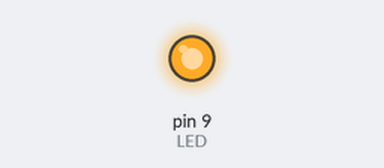
The sketch below on a simulated Arduino Uno, built with avr-gcc and run on an emulated ATmega328P. Parts: output pins drawn as LEDs (lit = HIGH).

Above: at 0.05 s.
At 2.92 s:
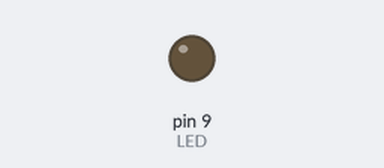
Timing chart, 0 to 3.2 s (numbered marks = the images above):
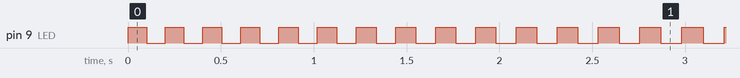

The sketch:

2-2-led_with_changing_blink_rate.ino
```cpp
const int LED = 9;

void setup() {
  // put your setup code here, to run once:
  pinMode(LED, OUTPUT);
}

void loop() {
  // put your main code here, to run repeatedly:
  for (int i = 100; i <= 1000; i++) {
    digitalWrite(LED, HIGH);
    delay(i);
    digitalWrite(LED, LOW);
    delay(i);
  }
}
```

Measured:
- by itself, pin 9 (LED): repeats every 0.20 s: LOW 0.10 s, HIGH 0.10 s
